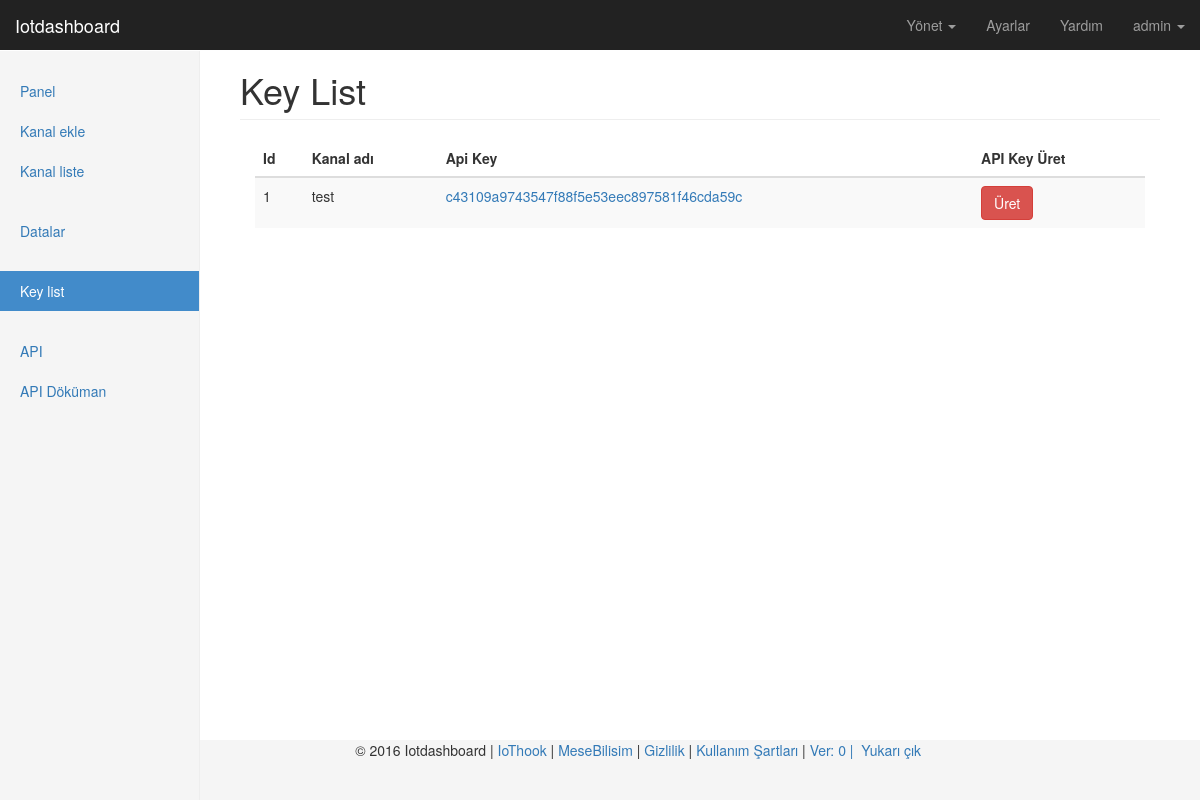
The page /tr/key/list/ (signed in) on the database its author committed.
### channels/models.py (models this page shows, shortened)
class Channel(models.Model):
    owner          = models.ForeignKey('auth.User', related_name='ownerchannel')
    channel_name   = models.CharField(_('Kanal adı'), max_length=60, help_text=_('Kanal adını giriniz'))
    channel_name_id= models.CharField(_('Kanal ID'), max_length=90, null=True, blank=True)
    element_1       = models.CharField(_('Element 1'), max_length=20, null=True, blank=True)
    element_id_1    = models.CharField(_('Element ID 1'), max_length=30, null=True, blank=True)
    element_2       = models.CharField(_('Element 2'), max_length=20, null=True, blank=True)
    element_id_2    = models.CharField(_('Element ID 2'), max_length=30, null=True, blank=True)
    element_3       = models.CharField(_('Element 3'), max_length=20, null=True, blank=True)
    element_id_3    = models.CharField(_('Element ID 3'), max_length=30, null=True, blank=True)
    element_4       = models.CharField(_('Element 4'), max_length=20, null=True, blank=True)
    element_id_4    = models.CharField(_('Element ID 4'), max_length=30, null=True, blank=True)
    element_5       = models.CharField(_('Element 5'), max_length=20, null=True, blank=True)
    element_id_5    = models.CharField(_('Element ID 5'), max_length=30, null=True, blank=True)
    element_6       = models.CharField(_('Element 6'), max_length=20, null=True, blank=True)
    element_id_6    = models.CharField(_('Element ID 6'), max_length=30, null=True, blank=True)
    element_7       = models.CharField(_('Element 7'), max_length=20, null=True, blank=True)
    element_id_7    = models.CharField(_('Element ID 7'), max_length=30, null=True, blank=True)
    element_8       = models.CharField(_('Element 8'), max_length=20, null=True, blank=True)
    element_id_8    = models.CharField(_('Element ID 8'), max_length=30, null=True, blank=True)
    element_9       = models.CharField(_('Element 9'), max_length=20, null=True, blank=True)
    element_id_9    = models.CharField(_('Element ID 9'), max_length=30, null=True, blank=True)
    element_10      = models.CharField(_('Element 10'), max_length=20, null=True, blank=True)
    element_id_10   = models.CharField(_('Element ID 10'), max_length=30, null=True, blank=True)
    api_key        = models.CharField(_('Api key'), max_length=200) # api
    description    = models.TextField(_('Açıklama'), blank=True, max_length=255)
    enable         = models.BooleanField(_('Aktif et'), default=True)
    remote_address = models.CharField(_('Ip adres'), max_length=255)
    pub_date       = models.DateTimeField(_('Yayin tarihi'), auto_now=True)

### channels/views.py (the view)
@login_required(login_url=LOGIN_URL)
def key_list(request):
    key_list = True
    list = Channel.objects.filter(owner=request.user, enable=True).order_by('-id')
    return render(request, "back/key_list.html", locals())

### channels/templatetags/custom_tags.py (called while the page is built)
@register.simple_tag
def version():
    try:
        return time.strftime('%m%d%Y/%u', time.gmtime(os.path.getmtime('.git/')))
    except:
        return 0

@register.simple_tag
def website_name():
    return WEBSITE_NAME

### templates/back/key_list.html (shortened to what this page needs)
{% extends "back/base.html" %}
{% load staticfiles %}
{% load custom_tags %}
{% load i18n %}
{% block website_name %}Key List{% endblock %}
{% block content %}
<div class="col-xs-12 col-sm-12 placeholder">
    <div class="table-responsive">
        <table class="table table-striped">
            <thead>
            <tr>
                <th>{% trans 'Id' %}</th>
                <th>{% trans 'Kanal adı' %}</th>
                <th>{% trans 'Api Key' %}</th>
                <th>{% trans 'API Key Üret' %}</th>
            </tr>
            </thead>
            <tbody>
            {% for i in list %}
            <tr>
                <td>{{ i.id }}</td>
                <td>{{ i.channel_name }}</td>
                <td><a class="tooltip-viewport-bottom" title="{{ i.api_key }}">{{ i.api_key }}</a></td>
                <td><a class="btn btn-danger" href="{% url 'generate_key' i.id %}" role="button" onclick="return confirm('{% trans "Are you sure you want to generate a new write API key?" %}');">{% trans 'Üret' %}</a></td>
            </tr>
            {% endfor %}
            </tbody>
        </table>
    </div>
</div>
{% endblock %}

### templates/back/navbar.html (shortened to what this page needs)
{% load custom_tags %}
{% load i18n %}
{% load rest_framework %}
<nav class="navbar navbar-inverse navbar-fixed-top">
    <div class="container-fluid">
        <div class="navbar-header">
            <a class="navbar-brand" href="{% url 'index' %}">{% website_name %}</a>
        </div>
        <div id="navbar" class="navbar-collapse collapse">
            <ul class="nav navbar-nav navbar-right">
                <li class="dropdown">
                  <a href="#" class="dropdown-toggle" data-toggle="dropdown" role="button" aria-haspopup="true" aria-expanded="false">{% trans 'Yönet' %} <span class="caret"></span></a>
                </li>
                <li><a href="/admin/">{% trans 'Ayarlar' %}</a></li>
                <li><a href="http://iotdashboard.readthedocs.io/tr/latest/">{% trans 'Yardım' %}</a></li>
                {% if user.is_authenticated %}
                    <li class="dropdown">
                      <a href="#" class="dropdown-toggle" data-toggle="dropdown" role="button" aria-haspopup="true" aria-expanded="false">{{ user }} <span class="caret"></span></a>
                    </li>
                {% endif %}
            </ul>
        </div>
    </div>
</nav>

### static/back/dashboard/dashboard.css (style rules this page uses)
body { padding-top: 50px; }
.navbar-fixed-top { border: 0; }
.placeholder { margin-bottom: 20px; }

### static/back/dashboard/sticky-footer.css (style rules this page uses)
html { position: relative; min-height: 100%; }
body { margin-bottom: 60px; }

### rows shown on the page
Channel: id "1", channel_name "test", api_key "c43109a9743547f88f5e53eec897581f46cda59c"

### other values the page prints
{{ user }} "admin"
